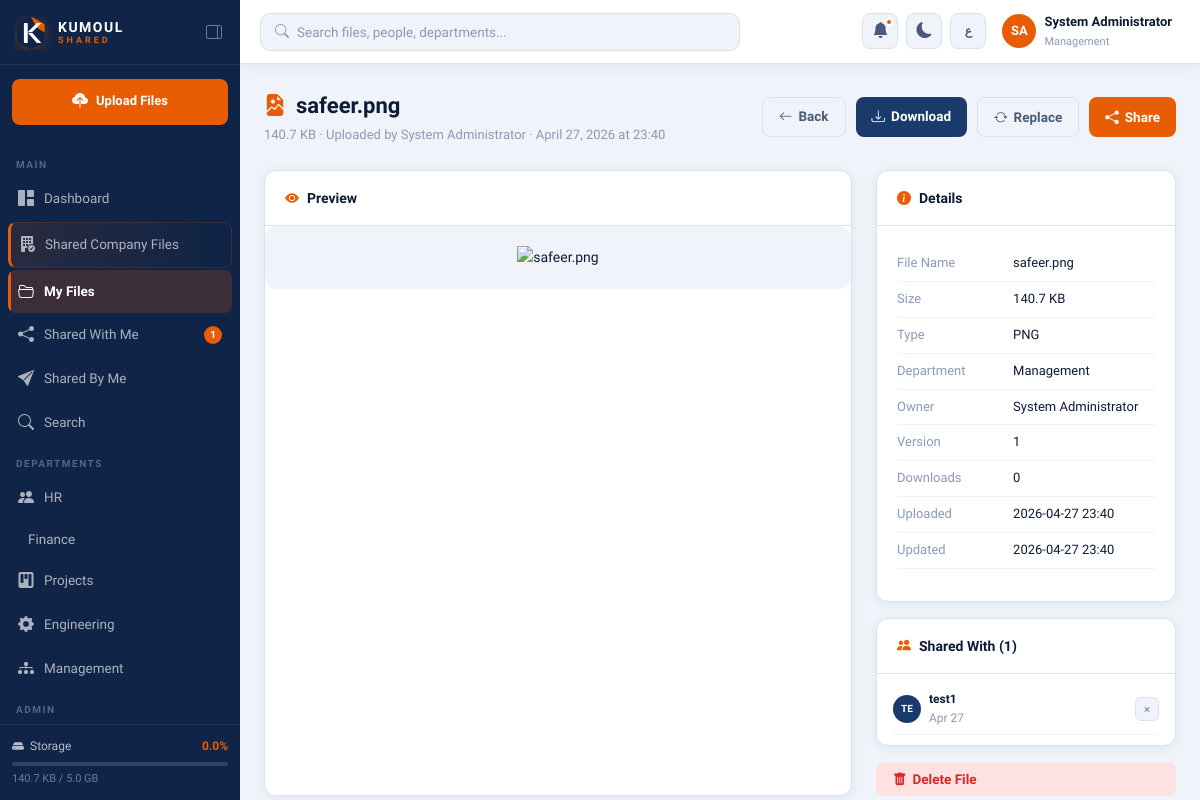
/files/1/view (signed in), run on the app's committed database.
### app/models.py (models this page shows, shortened)
class User(UserMixin, db.Model):
    __tablename__ = 'users'
    id = db.Column(db.Integer, primary_key=True)
    username = db.Column(db.String(80), unique=True, nullable=False)
    email = db.Column(db.String(120), unique=True, nullable=False)
    full_name = db.Column(db.String(150), nullable=False)
    full_name_ar = db.Column(db.String(150))
    department = db.Column(db.String(100), nullable=False, default='General')
    role = db.Column(db.String(20), nullable=False, default='employee')
    password_hash = db.Column(db.String(256), nullable=False)
    is_active = db.Column(db.Boolean, default=True)
    avatar_color = db.Column(db.String(20), default='#1a3a6b')
    storage_used = db.Column(db.BigInteger, default=0)
    storage_limit = db.Column(db.BigInteger, default=5 * 1024 * 1024 * 1024)
    created_at = db.Column(db.DateTime, default=datetime.utcnow)
    last_login = db.Column(db.DateTime)
    theme = db.Column(db.String(10), default='light')
    language = db.Column(db.String(5), default='en')
    files = db.relationship('File', backref='owner', lazy='dynamic', foreign_keys='File.owner_id')
    folders = db.relationship('Folder', backref='owner', lazy='dynamic', foreign_keys='Folder.owner_id')
    notifications = db.relationship('Notification', backref='user', lazy='dynamic')
    sent_shares = db.relationship('FileShare', backref='sender', lazy='dynamic', foreign_keys='FileShare.sender_id')
    received_shares = db.relationship('FileShare', backref='recipient', lazy='dynamic', foreign_keys='FileShare.recipient_id')
    def get_initials(self):
        parts = self.full_name.split()
        if len(parts) >= 2:
            return parts[0][0].upper() + parts[-1][0].upper()
        return self.full_name[:2].upper()
    def storage_percent(self):
        if self.storage_limit == 0:
            return 0
        return min(100, round((self.storage_used / self.storage_limit) * 100, 1))

class File(db.Model):
    __tablename__ = 'files'
    id = db.Column(db.Integer, primary_key=True)
    original_name = db.Column(db.String(300), nullable=False)
    stored_name = db.Column(db.String(300), nullable=False, unique=True)
    file_path = db.Column(db.String(500), nullable=False)
    file_size = db.Column(db.BigInteger, default=0)
    file_type = db.Column(db.String(100))
    extension = db.Column(db.String(20))
    owner_id = db.Column(db.Integer, db.ForeignKey('users.id'), nullable=False)
    folder_id = db.Column(db.Integer, db.ForeignKey('folders.id'), nullable=True)
    department = db.Column(db.String(100))
    description = db.Column(db.String(1000))
    is_company_wide = db.Column(db.Boolean, default=False)
    is_announcement = db.Column(db.Boolean, default=False)
    version = db.Column(db.Integer, default=1)
    download_count = db.Column(db.Integer, default=0)
    created_at = db.Column(db.DateTime, default=datetime.utcnow)
    updated_at = db.Column(db.DateTime, default=datetime.utcnow, onupdate=datetime.utcnow)
    shares = db.relationship('FileShare', backref='file', lazy='dynamic', cascade='all, delete-orphan')
    activity_logs = db.relationship('ActivityLog', backref='file', lazy='dynamic', cascade='all, delete-orphan')
    def human_size(self):
        size = self.file_size
        for unit in ['B', 'KB', 'MB', 'GB']:
            if size < 1024:
                return f"{size:.1f} {unit}"
            size /= 1024
        return f"{size:.1f} TB"
    def icon_class(self):
        icons = {
            'pdf': 'bi-file-earmark-pdf-fill text-danger',
            'doc': 'bi-file-earmark-word-fill text-primary',
            'docx': 'bi-file-earmark-word-fill text-primary',
            'xls': 'bi-file-earmark-excel-fill text-success',
            'xlsx': 'bi-file-earmark-excel-fill text-success',
            'ppt': 'bi-file-earmark-ppt-fill text-warning',
            'pptx': 'bi-file-earmark-ppt-fill text-warning',
            'png': 'bi-file-earmark-image-fill text-info',
            'jpg': 'bi-file-earmark-image-fill text-info',
            'jpeg': 'bi-file-earmark-image-fill text-info',
            'gif': 'bi-file-earmark-image-fill text-info',
            'zip': 'bi-file-earmark-zip-fill text-secondary',
            'rar': 'bi-file-earmark-zip-fill text-secondary',
            'txt': 'bi-file-earmark-text-fill text-muted',
            'csv': 'bi-file-earmark-spreadsheet-fill text-success',
            'mp4': 'bi-file-earmark-play-fill',
            'mp3': 'bi-file-earmark-music-fill',
            'dwg': 'bi-file-earmark-code-fill',
        }
        return icons.get(self.extension.lower() if self.extension else '', 'bi-file-earmark-fill text-secondary')
    def is_previewable(self):
        return self.extension and self.extension.lower() in ['pdf', 'png', 'jpg', 'jpeg', 'gif']

class FileShare(db.Model):
    __tablename__ = 'file_shares'
    id = db.Column(db.Integer, primary_key=True)
    file_id = db.Column(db.Integer, db.ForeignKey('files.id'), nullable=False)
    sender_id = db.Column(db.Integer, db.ForeignKey('users.id'), nullable=False)
    recipient_id = db.Column(db.Integer, db.ForeignKey('users.id'), nullable=False)
    message = db.Column(db.String(500))
    can_download = db.Column(db.Boolean, default=True)
    is_viewed = db.Column(db.Boolean, default=False)
    created_at = db.Column(db.DateTime, default=datetime.utcnow)
    expires_at = db.Column(db.DateTime, nullable=True)

### app/routes/files.py (the view)
@files_bp.route('/files/<int:file_id>/view')
@login_required
def view_file(file_id):
    file = File.query.get_or_404(file_id)
    return render_template('files/view.html', file=file)

### app/templates/files/view.html (shortened to what this page needs)
{% extends 'base.html' %}
{% block content %}
<div class="page-header">
  <div>
    <div class="page-title">
      <i class="bi {{ file.icon_class() }}"></i>
      {{ file.original_name }}
    </div>
    <div class="page-subtitle">
      {{ file.human_size() }} ·
      Uploaded by {{ file.owner.full_name }} ·
      {{ file.created_at.strftime('%B %d, %Y at %H:%M') }}
    </div>
  </div>
  <div style="display:flex;gap:10px">
    <a href="{{ url_for('files.list_files') }}" class="btn btn-outline"><i class="bi bi-arrow-left"></i> Back</a>
    <a href="{{ url_for('files.download', file_id=file.id) }}" class="btn btn-primary">
      <i class="bi bi-download"></i> Download
    </a>
    {% if file.owner_id == current_user.id or current_user.role == 'admin' %}
    <button class="btn btn-outline" onclick="document.getElementById('replaceModal').classList.add('open')">
      <i class="bi bi-arrow-repeat"></i> Replace
    </button>
    {% endif %}
    <button class="btn btn-orange" data-share-file="{{ file.id }}" data-file-name="{{ file.original_name }}">
      <i class="bi bi-share-fill"></i> Share
    </button>
  </div>
</div>
<div style="display:grid;grid-template-columns:1fr 300px;gap:24px">
  <div class="card">
    <div class="card-header">
      <div class="card-title"><i class="bi bi-eye-fill"></i> Preview</div>
    </div>
    <div class="card-body" style="padding:0">
      {% if file.is_previewable() %}
        {% if file.extension and file.extension.lower() == 'pdf' %}
        <div class="preview-container">
          <embed src="{{ url_for('files.preview', file_id=file.id) }}" type="application/pdf">
        </div>
        {% else %}
        <div class="preview-container" style="padding:20px">
          <img src="{{ url_for('files.preview', file_id=file.id) }}" alt="{{ file.original_name }}">
        </div>
        {% endif %}
      {% endif %}
    </div>
  </div>
  <div style="display:flex;flex-direction:column;gap:16px">
    <div class="card">
      <div class="card-header">
        <div class="card-title"><i class="bi bi-info-circle-fill"></i> Details</div>
      </div>
      <div class="card-body" style="font-size:13px">
        <table style="width:100%;border-collapse:collapse">
          {% set details = [
            ('File Name', file.original_name),
            ('Size', file.human_size()),
            ('Type', file.extension.upper() if file.extension else 'Unknown'),
            ('Department', file.department or '—'),
            ('Owner', file.owner.full_name),
            ('Version', file.version),
            ('Downloads', file.download_count),
            ('Uploaded', file.created_at.strftime('%Y-%m-%d %H:%M')),
            ('Updated', file.updated_at.strftime('%Y-%m-%d %H:%M'))
          ] %}
          {% for label, value in details %}
          <tr>
            <td style="padding:7px 0;color:var(--text-3);font-weight:500;width:45%;border-bottom:1px solid var(--border-light)">{{ label }}</td>
            <td style="padding:7px 0;border-bottom:1px solid var(--border-light);font-weight:500;overflow:hidden;text-overflow:ellipsis;max-width:160px">{{ value }}</td>
          </tr>
          {% endfor %}
        </table>
      </div>
    </div>
    {% set shares = file.shares.all() %}
    {% if shares and (file.owner_id == current_user.id or current_user.role == 'admin') %}
    <div class="card">
      <div class="card-header">
        <div class="card-title"><i class="bi bi-people-fill"></i> Shared With ({{ shares|length }})</div>
      </div>
      <div class="card-body" style="padding:10px 16px">
        {% for share in shares %}
        <div style="display:flex;align-items:center;gap:8px;padding:6px 0;border-bottom:1px solid var(--border-light)">
          <div class="user-avatar" style="background:{{ share.recipient.avatar_color }};width:28px;height:28px;border-radius:50%;display:flex;align-items:center;justify-content:center;font-size:10px;color:white;font-weight:700;flex-shrink:0">
            {{ share.recipient.get_initials() }}
          </div>
          <div style="flex:1;font-size:12px">
            <div style="font-weight:600">{{ share.recipient.full_name }}</div>
            <div style="color:var(--text-3)">{{ share.created_at.strftime('%b %d') }}</div>
          </div>
          <form method="POST" action="{{ url_for('sharing.revoke_share', share_id=share.id) }}">
            <button type="submit" class="file-action-btn danger" title="Revoke" style="width:24px;height:24px;font-size:11px"
                    data-confirm="Revoke access for {{ share.recipient.full_name }}?">
              <i class="bi bi-x"></i>
            </button>
          </form>
        </div>
        {% endfor %}
      </div>
    </div>
    {% endif %}
    {% if file.owner_id == current_user.id or current_user.role == 'admin' %}
    <form method="POST" action="{{ url_for('files.delete', file_id=file.id) }}">
      <button type="submit" class="btn btn-danger" style="width:100%"
              data-confirm="Permanently delete '{{ file.original_name }}'? This cannot be undone.">
        <i class="bi bi-trash-fill"></i> Delete File
      </button>
    </form>
    {% endif %}
  </div>
</div>
{% endblock %}

### app/templates/base.html (shortened to what this page needs)
<!DOCTYPE html>
<html lang="{{ current_user.language if current_user.is_authenticated else 'en' }}"
      dir="{{ 'rtl' if (current_user.is_authenticated and current_user.language == 'ar') else 'ltr' }}"
      data-theme="{{ current_user.theme if current_user.is_authenticated else 'light' }}">
<head>
  <link href="https://cdn.jsdelivr.net/npm/bootstrap-icons@1.11.3/font/bootstrap-icons.css" rel="stylesheet">
  <link rel="stylesheet" href="{{ url_for('static', filename='css/main.css') }}">
</head>
<body>
{% if current_user.is_authenticated %}
<div class="sidebar" id="sidebar">
  <div class="sidebar-brand">
    <a href="{{ url_for('dashboard.home') }}" class="brand-logo-link">
      <div class="brand-logo-full">
        <div class="brand-text">
          <span class="brand-name">KUMOUL</span>
          <span class="brand-sub">SHARED</span>
        </div>
      </div>
    </a>
    <button class="sidebar-toggle-btn" id="sidebarToggle" title="Toggle sidebar">
      <i class="bi bi-layout-sidebar-reverse"></i>
    </button>
  </div>
  <div class="sidebar-quick-upload">
    <a href="{{ url_for('files.upload') }}" class="btn-quick-upload">
      <i class="bi bi-cloud-upload-fill"></i>
      <span>Upload Files</span>
    </a>
  </div>
  <nav class="sidebar-nav">
    <div class="nav-section-label">Main</div>
    <a href="{{ url_for('dashboard.home') }}"
       class="nav-link {% if request.endpoint == 'dashboard.home' %}active{% endif %}">
      <i class="bi bi-grid-1x2-fill"></i><span>Dashboard</span>
    </a>
    <a href="{{ url_for('company.index') }}"
       class="nav-link nav-link-company {% if 'company.' in (request.endpoint or '') %}active{% endif %}">
      <i class="bi bi-building-fill-check"></i>
      <span>Shared Company Files</span>
    </a>
    <a href="{{ url_for('files.list_files') }}"
       class="nav-link {% if request.endpoint in ['files.list_files','files.upload','files.view_file'] %}active{% endif %}">
      <i class="bi bi-folder2-open"></i><span>My Files</span>
    </a>
    <a href="{{ url_for('sharing.shared_with_me') }}"
       class="nav-link {% if request.endpoint == 'sharing.shared_with_me' %}active{% endif %}">
      <i class="bi bi-share-fill"></i>
      <span>Shared With Me</span>
      {% if unread_notifications > 0 %}
      <span class="nav-badge">{{ unread_notifications }}</span>
      {% endif %}
    </a>
    <a href="{{ url_for('sharing.shared_by_me') }}"
       class="nav-link {% if request.endpoint == 'sharing.shared_by_me' %}active{% endif %}">
      <i class="bi bi-send-fill"></i><span>Shared By Me</span>
    </a>
    <a href="{{ url_for('search.search') }}"
       class="nav-link {% if request.endpoint == 'search.search' %}active{% endif %}">
      <i class="bi bi-search"></i><span>Search</span>
    </a>
    <div class="nav-section-label">Departments</div>
    {% set dept_icons = {'HR':'people','Finance':'cash-stack','Projects':'kanban','Engineering':'gear','Management':'diagram-3'} %}
    {% for dept in ['HR','Finance','Projects','Engineering','Management'] %}
    <a href="{{ url_for('files.list_files', dept=dept) }}"
       class="nav-link {% if request.args.get('dept') == dept %}active{% endif %}">
      <i class="bi bi-{{ dept_icons[dept] }}-fill"></i>
      <span>{{ dept }}</span>
    </a>
    {% endfor %}
    {% if current_user.role == 'admin' %}
    <div class="nav-section-label">Admin</div>
    <a href="{{ url_for('admin.dashboard') }}"
       class="nav-link {% if 'admin' in (request.endpoint or '') %}active{% endif %}">
    </a>
    {% endif %}
  </nav>
  <div class="sidebar-footer">
    <div class="storage-widget">
      <div class="storage-header">
        <i class="bi bi-hdd-fill"></i>
        <span>Storage</span>
        <span class="storage-percent">{{ current_user.storage_percent() }}%</span>
      </div>
      <div class="storage-bar">
      </div>
      <div class="storage-detail">
        {{ format_bytes(current_user.storage_used) }} / {{ format_bytes(current_user.storage_limit) }}
      </div>
    </div>
  </div>
</div>
<div class="main-wrapper" id="mainWrapper">
  <header class="topbar">
    <div class="topbar-left">
      <form action="{{ url_for('search.search') }}" method="GET" class="topbar-search">
        <i class="bi bi-search search-icon"></i>
        <input type="text" name="q"
               placeholder="Search files, people, departments..."
               value="{{ request.args.get('q', '') }}" autocomplete="off">
      </form>
    </div>
    <div class="topbar-right">
      <div class="topbar-notif" id="notifBtn">
        <button class="icon-btn" title="Notifications">
          <i class="bi bi-bell-fill"></i>
          <span class="notif-dot" id="notifDot"
                {% if unread_notifications == 0 %}style="display:none"{% endif %}></span>
        </button>
      </div>
      <button class="icon-btn theme-toggle" id="themeToggle" title="Toggle dark/light mode">
        <i class="bi bi-{{ 'sun-fill' if current_user.theme == 'dark' else 'moon-fill' }}"></i>
      </button>
      <button class="icon-btn lang-toggle" id="langToggle" title="Toggle language">
        <span>{{ 'EN' if current_user.language == 'ar' else 'ع' }}</span>
      </button>
      <div class="topbar-user" id="userMenuBtn">
        <div class="user-avatar" style="background:{{ current_user.avatar_color }}">
          {{ current_user.get_initials() }}
        </div>
        <div class="user-info">
          <span class="user-name">{{ current_user.full_name }}</span>
          <span class="user-dept">{{ current_user.department }}</span>
        </div>
      </div>
    </div>
  </header>
  <main class="page-content">
    {% block content %}{% endblock %}
  </main>
</div>
{% else %}
  {% block auth_content %}{% endblock %}
{% endif %}
</body>
</html>

### data on the page
User: is_active True (drawn), storage_percent "0.0", storage_used "140.7 KB", storage_limit "5.0 GB", language "ع", get_initials "SA", full_name "System Administrator", department "Management", owner.full_name "System Administrator", label "Owner"
File: original_name "safeer.png", human_size "140.7 KB", created_at "April 27, 2026 at 23:40", label "File Name", label "Department", department "Management"
FileShare: recipient.get_initials "TE", recipient.full_name "test1", created_at "Apr 27"

### other printed values
{{ unread_notifications }} "1"
{{ dept }} "HR" "Finance" "Projects" "Engineering" "Management"
{{ label }} "Size" "Type" "Version" "Downloads" "Uploaded" "Updated"
{{ value }} "140.7 KB" "PNG" "1" "0" "2026-04-27 23:40" "2026-04-27 23:40"
{{ shares|length }} "1"
